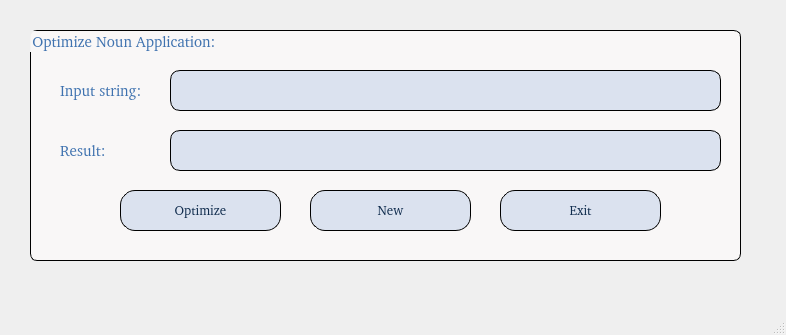
<?xml version="1.0" encoding="UTF-8"?>
<ui version="4.0">
 <class>MainWindow</class>
 <widget class="QMainWindow" name="MainWindow">
  <property name="geometry">
   <rect>
    <x>0</x>
    <y>0</y>
    <width>786</width>
    <height>335</height>
   </rect>
  </property>
  <property name="windowTitle">
   <string>MainWindow</string>
  </property>
  <property name="iconSize">
   <size>
    <width>24</width>
    <height>24</height>
   </size>
  </property>
  <widget class="QWidget" name="centralwidget">
   <widget class="QGroupBox" name="groupBox">
    <property name="geometry">
     <rect>
      <x>30</x>
      <y>30</y>
      <width>711</width>
      <height>231</height>
     </rect>
    </property>
    <property name="font">
     <font>
      <family>#9Slide03 Arima Madurai ExtraBo</family>
      <pointsize>11</pointsize>
     </font>
    </property>
    <property name="styleSheet">
     <string notr="true">background: rgb(249, 247, 247);
color: rgb(63, 114, 175);
border-radius: 7px;
border: 0.7px solid black;</string>
    </property>
    <property name="title">
     <string>Optimize Noun Application:</string>
    </property>
    <widget class="QLabel" name="label_2">
     <property name="geometry">
      <rect>
       <x>30</x>
       <y>40</y>
       <width>111</width>
       <height>41</height>
      </rect>
     </property>
     <property name="font">
      <font>
       <family>#9Slide03 Arima Madurai ExtraBo</family>
       <pointsize>11</pointsize>
      </font>
     </property>
     <property name="styleSheet">
      <string notr="true">border-radius: 0px;
border: 0px;</string>
     </property>
     <property name="text">
      <string>Input string:</string>
     </property>
    </widget>
    <widget class="QLineEdit" name="lineEditInput">
     <property name="geometry">
      <rect>
       <x>140</x>
       <y>40</y>
       <width>551</width>
       <height>41</height>
      </rect>
     </property>
     <property name="font">
      <font>
       <family>#9Slide03 Arima Madurai ExtraBo</family>
       <pointsize>11</pointsize>
      </font>
     </property>
     <property name="styleSheet">
      <string notr="true">background: rgb(219, 226, 239);
color: rgb(17, 45, 78);
border-radius: 10px;</string>
     </property>
    </widget>
    <widget class="QLineEdit" name="lineEditOutput">
     <property name="enabled">
      <bool>false</bool>
     </property>
     <property name="geometry">
      <rect>
       <x>140</x>
       <y>100</y>
       <width>551</width>
       <height>41</height>
      </rect>
     </property>
     <property name="font">
      <font>
       <family>#9Slide03 Arima Madurai ExtraBo</family>
       <pointsize>11</pointsize>
      </font>
     </property>
     <property name="styleSheet">
      <string notr="true">background: rgb(219, 226, 239);
color: rgb(17, 45, 78);
border-radius: 10px;</string>
     </property>
    </widget>
    <widget class="QLabel" name="label_3">
     <property name="geometry">
      <rect>
       <x>30</x>
       <y>100</y>
       <width>91</width>
       <height>41</height>
      </rect>
     </property>
     <property name="font">
      <font>
       <family>#9Slide03 Arima Madurai ExtraBo</family>
       <pointsize>11</pointsize>
      </font>
     </property>
     <property name="styleSheet">
      <string notr="true">border-radius: 0px;
border: 0px;</string>
     </property>
     <property name="text">
      <string>Result:</string>
     </property>
    </widget>
    <widget class="QPushButton" name="pushButtonOptimize">
     <property name="geometry">
      <rect>
       <x>90</x>
       <y>160</y>
       <width>161</width>
       <height>41</height>
      </rect>
     </property>
     <property name="font">
      <font>
       <family>#9Slide03 Arima Madurai ExtraBo</family>
       <pointsize>10</pointsize>
      </font>
     </property>
     <property name="styleSheet">
      <string notr="true">background: rgb(219, 226, 239);
color: rgb(17, 45, 78);
border-radius: 15px;</string>
     </property>
     <property name="text">
      <string>Optimize</string>
     </property>
     <property name="icon">
      <iconset>
       <normaloff>../images/ic_convert.png</normaloff>../images/ic_convert.png</iconset>
     </property>
     <property name="iconSize">
      <size>
       <width>24</width>
       <height>24</height>
      </size>
     </property>
    </widget>
    <widget class="QPushButton" name="pushButtonNew">
     <property name="geometry">
      <rect>
       <x>280</x>
       <y>160</y>
       <width>161</width>
       <height>41</height>
      </rect>
     </property>
     <property name="font">
      <font>
       <family>#9Slide03 Arima Madurai ExtraBo</family>
       <pointsize>10</pointsize>
      </font>
     </property>
     <property name="styleSheet">
      <string notr="true">background: rgb(219, 226, 239);
color: rgb(17, 45, 78);
border-radius: 15px;</string>
     </property>
     <property name="text">
      <string>New</string>
     </property>
     <property name="icon">
      <iconset>
       <normaloff>../images/ic_new.png</normaloff>../images/ic_new.png</iconset>
     </property>
     <property name="iconSize">
      <size>
       <width>24</width>
       <height>24</height>
      </size>
     </property>
    </widget>
    <widget class="QPushButton" name="pushButtonExit">
     <property name="geometry">
      <rect>
       <x>470</x>
       <y>160</y>
       <width>161</width>
       <height>41</height>
      </rect>
     </property>
     <property name="font">
      <font>
       <family>#9Slide03 Arima Madurai ExtraBo</family>
       <pointsize>10</pointsize>
      </font>
     </property>
     <property name="styleSheet">
      <string notr="true">background: rgb(219, 226, 239);
color: rgb(17, 45, 78);
border-radius: 15px;</string>
     </property>
     <property name="text">
      <string>Exit</string>
     </property>
     <property name="icon">
      <iconset>
       <normaloff>../images/ic_exit.png</normaloff>../images/ic_exit.png</iconset>
     </property>
     <property name="iconSize">
      <size>
       <width>24</width>
       <height>24</height>
      </size>
     </property>
    </widget>
   </widget>
  </widget>
  <widget class="QMenuBar" name="menubar">
   <property name="geometry">
    <rect>
     <x>0</x>
     <y>0</y>
     <width>786</width>
     <height>25</height>
    </rect>
   </property>
  </widget>
  <widget class="QStatusBar" name="statusbar"/>
 </widget>
 <resources/>
 <connections/>
</ui>
